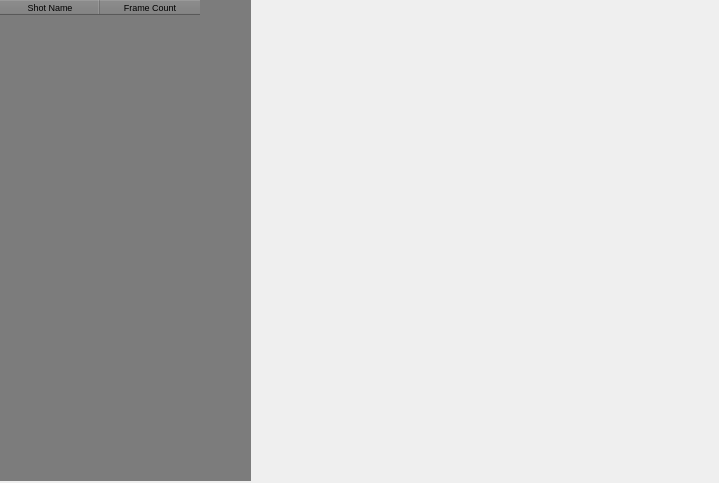
<?xml version="1.0" encoding="UTF-8"?>
<ui version="4.0">
 <class>Form</class>
 <widget class="QWidget" name="Form">
  <property name="geometry">
   <rect>
    <x>0</x>
    <y>0</y>
    <width>719</width>
    <height>483</height>
   </rect>
  </property>
  <property name="windowTitle">
   <string>Form</string>
  </property>
  <widget class="QTableWidget" name="assignmentManagemerQTableWidget">
   <property name="geometry">
    <rect>
     <x>0</x>
     <y>0</y>
     <width>251</width>
     <height>481</height>
    </rect>
   </property>
   <property name="palette">
    <palette>
     <active>
      <colorrole role="WindowText">
       <brush brushstyle="SolidPattern">
        <color alpha="255">
         <red>255</red>
         <green>255</green>
         <blue>255</blue>
        </color>
       </brush>
      </colorrole>
      <colorrole role="Button">
       <brush brushstyle="SolidPattern">
        <color alpha="255">
         <red>124</red>
         <green>124</green>
         <blue>124</blue>
        </color>
       </brush>
      </colorrole>
      <colorrole role="Light">
       <brush brushstyle="SolidPattern">
        <color alpha="255">
         <red>186</red>
         <green>186</green>
         <blue>186</blue>
        </color>
       </brush>
      </colorrole>
      <colorrole role="Midlight">
       <brush brushstyle="SolidPattern">
        <color alpha="255">
         <red>155</red>
         <green>155</green>
         <blue>155</blue>
        </color>
       </brush>
      </colorrole>
      <colorrole role="Dark">
       <brush brushstyle="SolidPattern">
        <color alpha="255">
         <red>62</red>
         <green>62</green>
         <blue>62</blue>
        </color>
       </brush>
      </colorrole>
      <colorrole role="Mid">
       <brush brushstyle="SolidPattern">
        <color alpha="255">
         <red>82</red>
         <green>82</green>
         <blue>82</blue>
        </color>
       </brush>
      </colorrole>
      <colorrole role="Text">
       <brush brushstyle="SolidPattern">
        <color alpha="255">
         <red>0</red>
         <green>0</green>
         <blue>0</blue>
        </color>
       </brush>
      </colorrole>
      <colorrole role="BrightText">
       <brush brushstyle="SolidPattern">
        <color alpha="255">
         <red>255</red>
         <green>255</green>
         <blue>255</blue>
        </color>
       </brush>
      </colorrole>
      <colorrole role="ButtonText">
       <brush brushstyle="SolidPattern">
        <color alpha="255">
         <red>0</red>
         <green>0</green>
         <blue>0</blue>
        </color>
       </brush>
      </colorrole>
      <colorrole role="Base">
       <brush brushstyle="SolidPattern">
        <color alpha="255">
         <red>124</red>
         <green>124</green>
         <blue>124</blue>
        </color>
       </brush>
      </colorrole>
      <colorrole role="Window">
       <brush brushstyle="SolidPattern">
        <color alpha="255">
         <red>124</red>
         <green>124</green>
         <blue>124</blue>
        </color>
       </brush>
      </colorrole>
      <colorrole role="Shadow">
       <brush brushstyle="SolidPattern">
        <color alpha="255">
         <red>0</red>
         <green>0</green>
         <blue>0</blue>
        </color>
       </brush>
      </colorrole>
      <colorrole role="AlternateBase">
       <brush brushstyle="SolidPattern">
        <color alpha="255">
         <red>62</red>
         <green>62</green>
         <blue>62</blue>
        </color>
       </brush>
      </colorrole>
      <colorrole role="ToolTipBase">
       <brush brushstyle="SolidPattern">
        <color alpha="255">
         <red>255</red>
         <green>255</green>
         <blue>220</blue>
        </color>
       </brush>
      </colorrole>
      <colorrole role="ToolTipText">
       <brush brushstyle="SolidPattern">
        <color alpha="255">
         <red>0</red>
         <green>0</green>
         <blue>0</blue>
        </color>
       </brush>
      </colorrole>
     </active>
     <inactive>
      <colorrole role="WindowText">
       <brush brushstyle="SolidPattern">
        <color alpha="255">
         <red>255</red>
         <green>255</green>
         <blue>255</blue>
        </color>
       </brush>
      </colorrole>
      <colorrole role="Button">
       <brush brushstyle="SolidPattern">
        <color alpha="255">
         <red>124</red>
         <green>124</green>
         <blue>124</blue>
        </color>
       </brush>
      </colorrole>
      <colorrole role="Light">
       <brush brushstyle="SolidPattern">
        <color alpha="255">
         <red>186</red>
         <green>186</green>
         <blue>186</blue>
        </color>
       </brush>
      </colorrole>
      <colorrole role="Midlight">
       <brush brushstyle="SolidPattern">
        <color alpha="255">
         <red>155</red>
         <green>155</green>
         <blue>155</blue>
        </color>
       </brush>
      </colorrole>
      <colorrole role="Dark">
       <brush brushstyle="SolidPattern">
        <color alpha="255">
         <red>62</red>
         <green>62</green>
         <blue>62</blue>
        </color>
       </brush>
      </colorrole>
      <colorrole role="Mid">
       <brush brushstyle="SolidPattern">
        <color alpha="255">
         <red>82</red>
         <green>82</green>
         <blue>82</blue>
        </color>
       </brush>
      </colorrole>
      <colorrole role="Text">
       <brush brushstyle="SolidPattern">
        <color alpha="255">
         <red>0</red>
         <green>0</green>
         <blue>0</blue>
        </color>
       </brush>
      </colorrole>
      <colorrole role="BrightText">
       <brush brushstyle="SolidPattern">
        <color alpha="255">
         <red>255</red>
         <green>255</green>
         <blue>255</blue>
        </color>
       </brush>
      </colorrole>
      <colorrole role="ButtonText">
       <brush brushstyle="SolidPattern">
        <color alpha="255">
         <red>0</red>
         <green>0</green>
         <blue>0</blue>
        </color>
       </brush>
      </colorrole>
      <colorrole role="Base">
       <brush brushstyle="SolidPattern">
        <color alpha="255">
         <red>124</red>
         <green>124</green>
         <blue>124</blue>
        </color>
       </brush>
      </colorrole>
      <colorrole role="Window">
       <brush brushstyle="SolidPattern">
        <color alpha="255">
         <red>124</red>
         <green>124</green>
         <blue>124</blue>
        </color>
       </brush>
      </colorrole>
      <colorrole role="Shadow">
       <brush brushstyle="SolidPattern">
        <color alpha="255">
         <red>0</red>
         <green>0</green>
         <blue>0</blue>
        </color>
       </brush>
      </colorrole>
      <colorrole role="AlternateBase">
       <brush brushstyle="SolidPattern">
        <color alpha="255">
         <red>62</red>
         <green>62</green>
         <blue>62</blue>
        </color>
       </brush>
      </colorrole>
      <colorrole role="ToolTipBase">
       <brush brushstyle="SolidPattern">
        <color alpha="255">
         <red>255</red>
         <green>255</green>
         <blue>220</blue>
        </color>
       </brush>
      </colorrole>
      <colorrole role="ToolTipText">
       <brush brushstyle="SolidPattern">
        <color alpha="255">
         <red>0</red>
         <green>0</green>
         <blue>0</blue>
        </color>
       </brush>
      </colorrole>
     </inactive>
     <disabled>
      <colorrole role="WindowText">
       <brush brushstyle="SolidPattern">
        <color alpha="255">
         <red>62</red>
         <green>62</green>
         <blue>62</blue>
        </color>
       </brush>
      </colorrole>
      <colorrole role="Button">
       <brush brushstyle="SolidPattern">
        <color alpha="255">
         <red>124</red>
         <green>124</green>
         <blue>124</blue>
        </color>
       </brush>
      </colorrole>
      <colorrole role="Light">
       <brush brushstyle="SolidPattern">
        <color alpha="255">
         <red>186</red>
         <green>186</green>
         <blue>186</blue>
        </color>
       </brush>
      </colorrole>
      <colorrole role="Midlight">
       <brush brushstyle="SolidPattern">
        <color alpha="255">
         <red>155</red>
         <green>155</green>
         <blue>155</blue>
        </color>
       </brush>
      </colorrole>
      <colorrole role="Dark">
       <brush brushstyle="SolidPattern">
        <color alpha="255">
         <red>62</red>
         <green>62</green>
         <blue>62</blue>
        </color>
       </brush>
      </colorrole>
      <colorrole role="Mid">
       <brush brushstyle="SolidPattern">
        <color alpha="255">
         <red>82</red>
         <green>82</green>
         <blue>82</blue>
        </color>
       </brush>
      </colorrole>
      <colorrole role="Text">
       <brush brushstyle="SolidPattern">
        <color alpha="255">
         <red>62</red>
         <green>62</green>
         <blue>62</blue>
        </color>
       </brush>
      </colorrole>
      <colorrole role="BrightText">
       <brush brushstyle="SolidPattern">
        <color alpha="255">
         <red>255</red>
         <green>255</green>
         <blue>255</blue>
        </color>
       </brush>
      </colorrole>
      <colorrole role="ButtonText">
       <brush brushstyle="SolidPattern">
        <color alpha="255">
         <red>62</red>
         <green>62</green>
         <blue>62</blue>
        </color>
       </brush>
      </colorrole>
      <colorrole role="Base">
       <brush brushstyle="SolidPattern">
        <color alpha="255">
         <red>124</red>
         <green>124</green>
         <blue>124</blue>
        </color>
       </brush>
      </colorrole>
      <colorrole role="Window">
       <brush brushstyle="SolidPattern">
        <color alpha="255">
         <red>124</red>
         <green>124</green>
         <blue>124</blue>
        </color>
       </brush>
      </colorrole>
      <colorrole role="Shadow">
       <brush brushstyle="SolidPattern">
        <color alpha="255">
         <red>0</red>
         <green>0</green>
         <blue>0</blue>
        </color>
       </brush>
      </colorrole>
      <colorrole role="AlternateBase">
       <brush brushstyle="SolidPattern">
        <color alpha="255">
         <red>124</red>
         <green>124</green>
         <blue>124</blue>
        </color>
       </brush>
      </colorrole>
      <colorrole role="ToolTipBase">
       <brush brushstyle="SolidPattern">
        <color alpha="255">
         <red>255</red>
         <green>255</green>
         <blue>220</blue>
        </color>
       </brush>
      </colorrole>
      <colorrole role="ToolTipText">
       <brush brushstyle="SolidPattern">
        <color alpha="255">
         <red>0</red>
         <green>0</green>
         <blue>0</blue>
        </color>
       </brush>
      </colorrole>
     </disabled>
    </palette>
   </property>
   <property name="font">
    <font>
     <pointsize>7</pointsize>
    </font>
   </property>
   <property name="autoFillBackground">
    <bool>true</bool>
   </property>
   <property name="frameShape">
    <enum>QFrame::NoFrame</enum>
   </property>
   <property name="frameShadow">
    <enum>QFrame::Plain</enum>
   </property>
   <property name="midLineWidth">
    <number>1</number>
   </property>
   <property name="editTriggers">
    <set>QAbstractItemView::NoEditTriggers</set>
   </property>
   <property name="selectionMode">
    <enum>QAbstractItemView::ExtendedSelection</enum>
   </property>
   <property name="selectionBehavior">
    <enum>QAbstractItemView::SelectRows</enum>
   </property>
   <property name="gridStyle">
    <enum>Qt::SolidLine</enum>
   </property>
   <property name="sortingEnabled">
    <bool>false</bool>
   </property>
   <attribute name="horizontalHeaderMinimumSectionSize">
    <number>23</number>
   </attribute>
   <attribute name="verticalHeaderVisible">
    <bool>false</bool>
   </attribute>
   <attribute name="verticalHeaderCascadingSectionResizes">
    <bool>false</bool>
   </attribute>
   <attribute name="verticalHeaderDefaultSectionSize">
    <number>15</number>
   </attribute>
   <attribute name="verticalHeaderMinimumSectionSize">
    <number>16</number>
   </attribute>
   <column>
    <property name="text">
     <string>Shot Name</string>
    </property>
   </column>
   <column>
    <property name="text">
     <string>Frame Count</string>
    </property>
   </column>
  </widget>
 </widget>
 <resources/>
 <connections/>
</ui>
